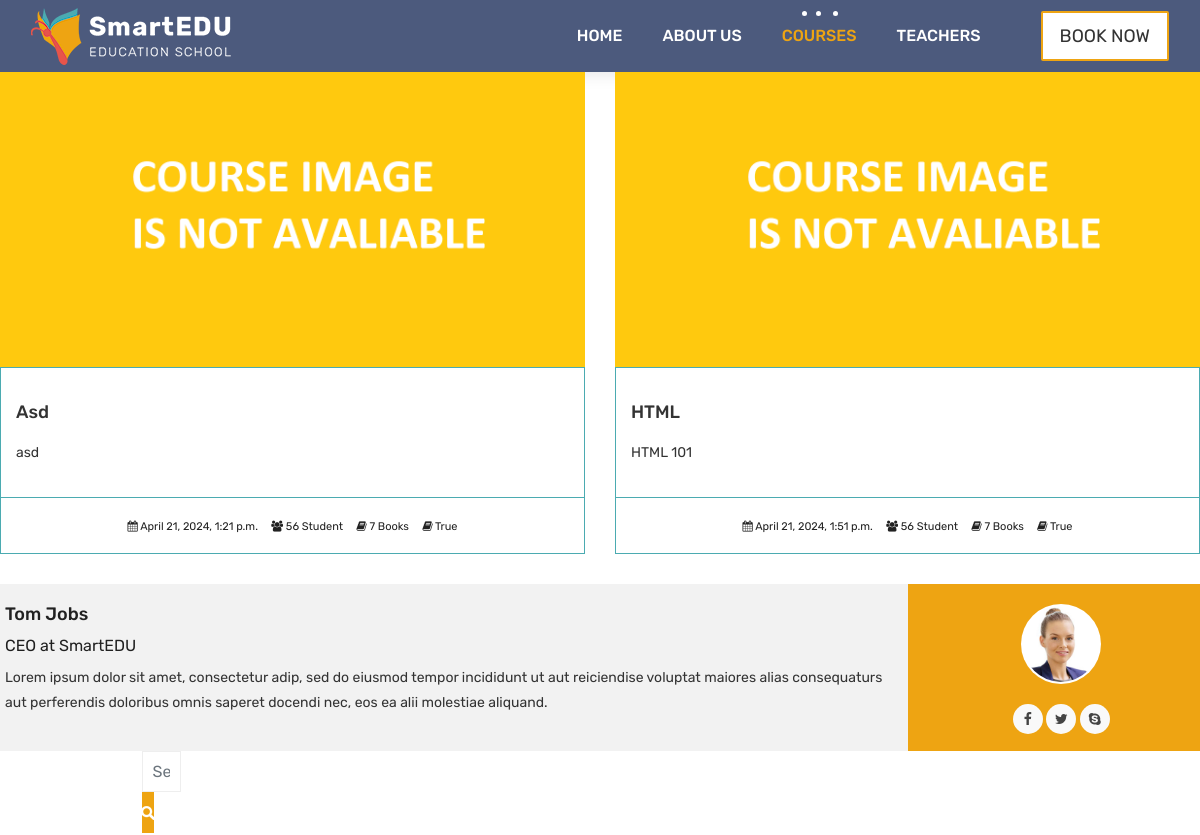
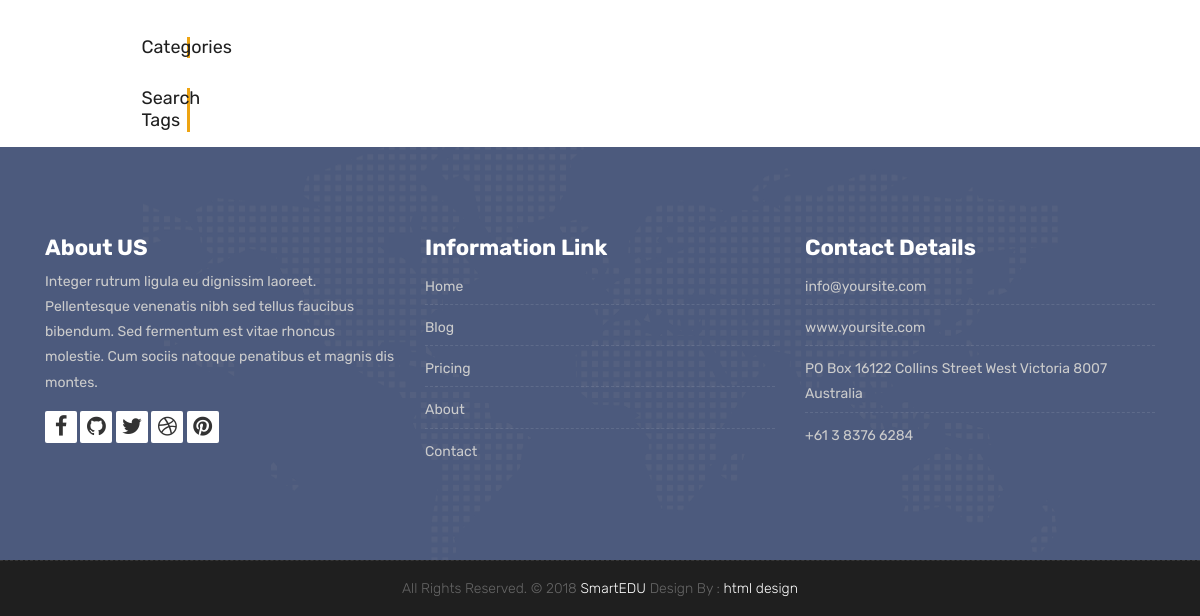
Before: /courses/ with the older database file (2 pictures, top to bottom).
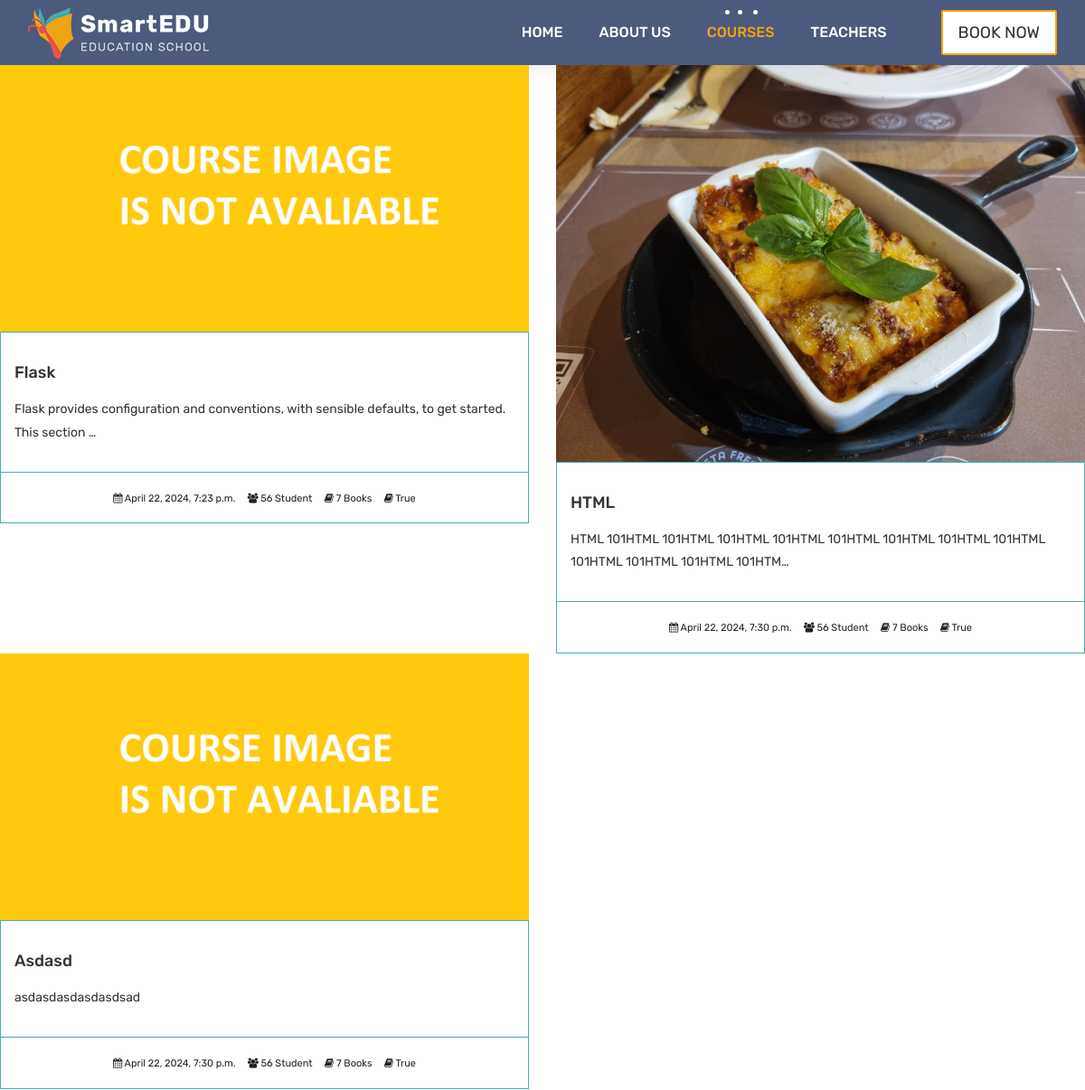
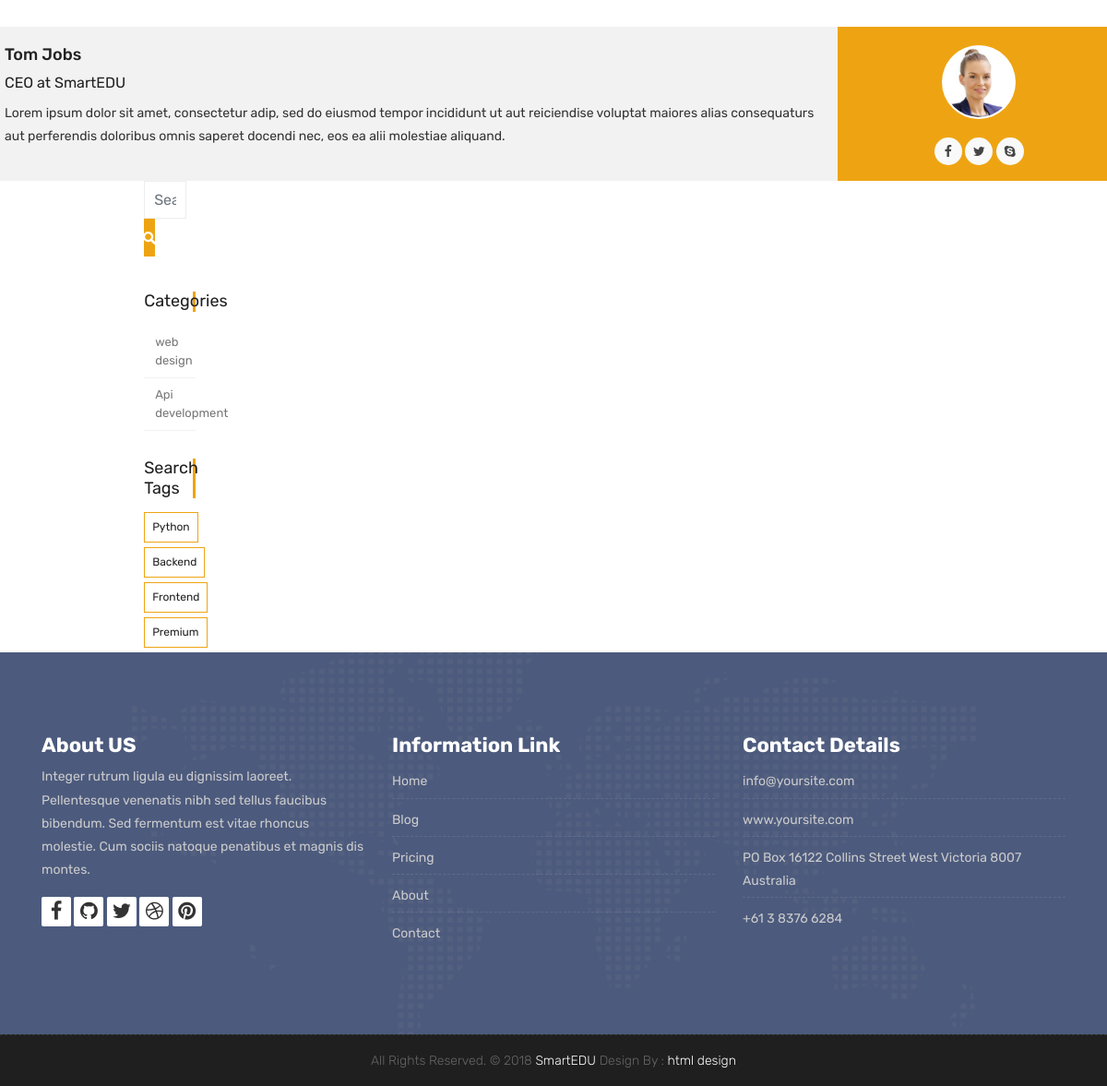
After: the same page with the newer database file (2 pictures, top to bottom).
### courses/models.py (models this page shows, shortened)
class Course(models.Model):
    teacher = models.ForeignKey(Teacher,null=True, on_delete=models.CASCADE)
    name = models.CharField(max_length=50, unique=True)
    category = models.ForeignKey(Category,null=True,on_delete=models.DO_NOTHING)
    tags = models.ManyToManyField(Tag, blank=True, null=True)
    description = models.TextField(blank=True,null=True)
    image = models.ImageField(upload_to="courses/%Y/%m/%d/",default="courses/default_course_image.png")
    date = models.DateTimeField(auto_now=True)
    avaliable = models.BooleanField(default=True)

class Category(models.Model):
    name = models.CharField(max_length=50,null=True)
    slug = models.SlugField(max_length=50,unique=True,null=True)

class Tag(models.Model):
    name = models.CharField(max_length=50,null=True)
    slug = models.SlugField(max_length=50,unique=True,null=True)

### courses/views.py (the view)
# urls.py: path('',views.course_list,name='courses'),
def course_list(request):
    courses = Course.objects.all().order_by('date')
    categories = Category.objects.all()
    tags = Tag.objects.all()
    context = {
        'courses':courses,
        'categories':categories,
        'tags': tags
    }
    return render(request,'courses.html', context)

### templates/courses.html (shortened to what this page needs)
{% extends 'partials/_base.html' %}
{% load static %}
{% block content %}
<div class="row">
    {% for course in courses %}
    <div class="col-lg-6 col-md-6 col-12">
        <div class="course-item">
            <div class="image-blog">
                <img  src="{{course.image.url}}" alt="" class="img-fluid">
            </div>
            <div class="course-br">
                <div class="course-title">
                    <h2><a href="{% url 'course_detail' course.category.slug course.id %}" title="">{{course.name}}</a></h2>
                </div>
                <div class="course-desc">
                    <p>{{course.description | truncatechars:100}}</p>
                </div>
            </div>
            <div class="course-meta-bot">
                <ul>
                    <li><i class="fa fa-calendar" aria-hidden="true"></i> {{course.date}}</li>
                    <li><i class="fa fa-users" aria-hidden="true"></i> 56 Student</li>
                    <li><i class="fa fa-book" aria-hidden="true"></i> 7 Books</li>
                    <li><i class="fa fa-book" aria-hidden="true"></i> {{course.avaliable}}</li>
                </ul>
            </div>
        </div>
    </div>
 {% endfor %}
<div class="blog-author">
            <div class="author-bio">
                <h3 class="author_name"><a href="#">Tom Jobs</a></h3>
                <h5>CEO at <a href="#">SmartEDU</a></h5>
                <p class="author_det">
                    Lorem ipsum dolor sit amet, consectetur adip, sed do eiusmod tempor incididunt  ut aut reiciendise voluptat maiores alias consequaturs aut perferendis doloribus omnis saperet docendi nec, eos ea alii molestiae aliquand.
                </p>
            </div>
            <div class="author-desc">
                <img src="images/author.jpg" alt="about author">
                <ul class="author-social">
                    <li><a href="#"><i class="fa fa-facebook"></i></a></li>
                    <li><a href="#"><i class="fa fa-twitter"></i></a></li>
                    <li><a href="#"><i class="fa fa-skype"></i></a></li>
                </ul>
            </div>
        </div>
            <div class="row">
                <div class="col-lg-6 col-md-6 col-12">
                </div>
				<div class="col-lg-3 col-12 right-single">
					<div class="widget-search">
						<div class="site-search-area">
							<form method="get" id="site-searchform" action="#">
								<div>
									<input class="input-text form-control" name="search-k" id="search-k" placeholder="Search keywords..." type="text">
									<input id="searchsubmit" value="Search" type="submit">
								</div>
							</form>
						</div>
					</div>
					<div class="widget-categories">
						<h3 class="widget-title">Categories</h3>
						<ul>
                            {% for category in categories %}
							<li><a href="{% url 'courses_by_category' category.slug %}">{{category.name}}</a></li>
                            {% endfor %}
						</ul>
					</div>
					<div class="widget-tags">
						<h3 class="widget-title">Search Tags</h3>
						<ul class="tags">
                            {% for tag in tags %}
							<li><a href="{% url 'courses_by_tag' tag.slug %}">{% if tag.slug in request.path %}<b>{{tag.name}}</b> {% else %}{{tag.name}}{%endif%}</a></li>
                            {% endfor %}
						</ul>
					</div>
				</div>
            </div>
        </div>
    {% endblock %}

### templates/partials/_base.html (shortened to what this page needs)
{% load static %}
<!DOCTYPE html>
<html lang="en">
    <link rel="stylesheet" href="{% static 'css/bootstrap.min.css' %}">
    <link rel="stylesheet" href="{% static 'style.css' %}">
    <link rel="stylesheet" href="{% static 'css/versions.css' %}">
    <link rel="stylesheet" href="{% static 'css/responsive.css' %}">
    <link rel="stylesheet" href="{% static 'css/custom.css' %}">
</head>
<body class="host_version">
	{% include 'partials/_navbar.html' %}
{% block content %}
{% endblock %}
{% include 'partials/_footer.html' %}

### templates/partials/_navbar.html (shortened to what this page needs)
{% load static %}
	<header class="top-navbar">
		<nav class="navbar navbar-expand-lg navbar-light bg-light">
			<div class="container-fluid">
				<a class="navbar-brand" href="index.html">
					<img src="{% static 'images/logo.png' %}" alt="" />
				</a>
				<div class="collapse navbar-collapse" id="navbars-host">
					<ul class="navbar-nav ml-auto">
						<li class="nav-item {% if '/' == request.path %} active {% endif %}"><a class="nav-link" href="{%url 'index'%}">Home</a></li>
						<li class="nav-item  {% if 'about' in request.path %} active {% endif %} "><a class="nav-link" href="{%url 'about' %}">About Us</a></li>
						<li class="nav-item {% if 'courses' in request.path %} active {% endif %}"><a class="nav-link" href="{%url 'courses'%}">Courses</a></li>
						<li class="nav-item {% if 'teachers' in request.path %} active {% endif %}"><a class="nav-link" href="{%url 'teachers'%}">teachers</a></li>
					</ul>
					<ul class="nav navbar-nav navbar-right">
                        <li><a class="hover-btn-new log orange" href="#" data-toggle="modal" data-target="#login"><span>Book Now</span></a></li>
                    </ul>
				</div>
			</div>
		</nav>
	</header>

### templates/partials/_footer.html (shortened to what this page needs)
{% load static %}
<footer class="footer">
    <div class="container">
        <div class="row">
            <div class="col-lg-4 col-md-4 col-xs-12">
                <div class="widget clearfix">
                    <div class="widget-title">
                        <h3>About US</h3>
                    </div>
                    <p> Integer rutrum ligula eu dignissim laoreet. Pellentesque venenatis nibh sed tellus faucibus bibendum. Sed fermentum est vitae rhoncus molestie. Cum sociis natoque penatibus et magnis dis montes.</p>
                    <div class="footer-right">
                        <ul class="footer-links-soi">
                            <li><a href="#"><i class="fa fa-facebook"></i></a></li>
                            <li><a href="#"><i class="fa fa-github"></i></a></li>
                            <li><a href="#"><i class="fa fa-twitter"></i></a></li>
                            <li><a href="#"><i class="fa fa-dribbble"></i></a></li>
                            <li><a href="#"><i class="fa fa-pinterest"></i></a></li>
                        </ul>
                    </div>
                </div>
            </div>
            <div class="col-lg-4 col-md-4 col-xs-12">
                <div class="widget clearfix">
                    <div class="widget-title">
                        <h3>Information Link</h3>
                    </div>
                    <ul class="footer-links">
                        <li><a href="#">Home</a></li>
                        <li><a href="#">Blog</a></li>
                        <li><a href="#">Pricing</a></li>
                        <li><a href="#">About</a></li>
                        <li><a href="#">Contact</a></li>
                    </ul>
                </div>
            </div>
            <div class="col-lg-4 col-md-4 col-xs-12">
                <div class="widget clearfix">
                    <div class="widget-title">
                        <h3>Contact Details</h3>
                    </div>
                    <ul class="footer-links">
                        <li><a href="mailto:#">info@yoursite.com</a></li>
                        <li><a href="#">www.yoursite.com</a></li>
                        <li>PO Box 16122 Collins Street West Victoria 8007 Australia</li>
                        <li>+61 3 8376 6284</li>
                    </ul>
                </div>
            </div>
        </div>
    </div>
</footer>
<div class="copyrights">
    <div class="container">
        <div class="footer-distributed">
            <div class="footer-center">
                <p class="footer-company-name">All Rights Reserved. &copy; 2018 <a href="#">SmartEDU</a> Design By : <a href="https://html.design/">html design</a></p>
            </div>
        </div>
    </div>
</div>
</body>
</html>

Changed rows visible on the page:
changed Course: name "Asd" → "Flask"; description "asd" → "Flask provides configuration and conventions, with sensible defaults, to get started. This section …"; date "April 21, 2024, 1:21 p.m." → "April 22, 2024, 7:23 p.m."
changed Course "HTML": image: picture added in place of a placeholder; description "HTML 101" → "HTML 101HTML 101HTML 101HTML 101HTML 101HTML 101HTML 101HTML 101HTML 101HTML 101HTML 101HTML 101HTM…"; date "April 21, 2024, 1:51 p.m." → "April 22, 2024, 7:30 p.m."
added Course: image (placeholder picture), name "Asdasd", description "asdasdasdasdasdsad", date "April 22, 2024, 7:30 p.m.", avaliable "True"
added Category: name "web design"
added Category: name "Api development"
added Tag: name "Python"
added Tag: name "Backend"
added Tag: name "Frontend"
added Tag: name "Premium"
